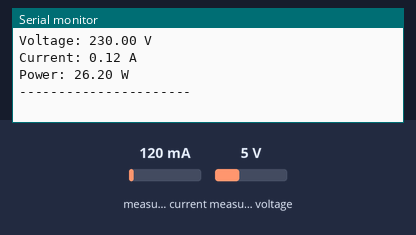
Simulated run of this sketch. Board: ESP32. On the bench: the last lines printed to the serial monitor. The inputs (shaded band) are chosen by the test bench; at power-on: measured current 120 mA, measured voltage 5 V.

Above: at 1.2 s.
1.3 s: measured current set to 40 mA
At 2.6 s:
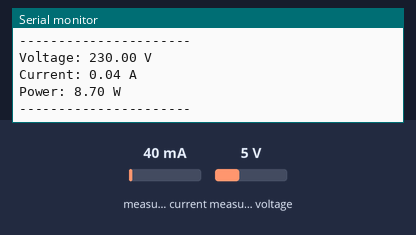
2.8 s: measured voltage set to 0.3 V
At 4.2 s:
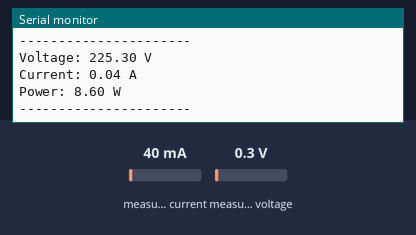
4.3 s: measured current set to 500 mA
At 7.4 s:
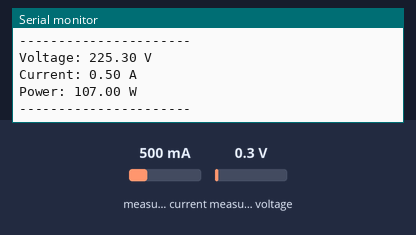
Timing chart, 0 to 8.9 s (numbered marks = the images above; inputs shaded):
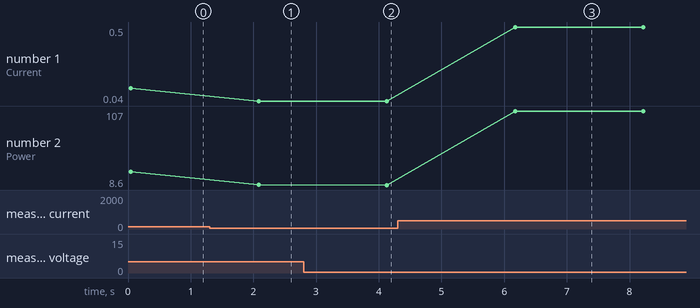

The sketch:

meter.ino
```cpp
#include <PZEM004Tv30.h>

HardwareSerial pzemSerial(2);
PZEM004Tv30 pzem(pzemSerial, 16, 17);

void setup() {
  Serial.begin(115200);
}

void loop() {
  float voltage = pzem.voltage();
  float current = pzem.current();
  float power = pzem.power();

  Serial.print("Voltage: ");
  Serial.print(voltage);
  Serial.println(" V");

  Serial.print("Current: ");
  Serial.print(current);
  Serial.println(" A");

  Serial.print("Power: ");
  Serial.print(power);
  Serial.println(" W");

  Serial.println("----------------------");

  delay(2000);
}
```

Measured:
- after the input at 1.3 s, the serial monitor: prints a new line after 0.79 s (image 1)
- after the input at 2.8 s, the serial monitor: prints a new line after 1.3 s (image 2)
- after the input at 4.3 s, the serial monitor: prints a new line after 1.9 s (image 3)
- plotted number 1: 0.12 → 0.04 after the input at 1.3 s, 0.04 → 0.5 after the input at 4.3 s
- plotted number 2: 26.2 → 8.7 after the input at 1.3 s, 8.7 → 8.6 after the input at 2.8 s, 8.6 → 107 after the input at 4.3 s
